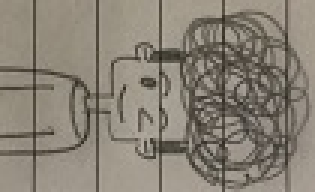
#> input picture boy.jpg, 105 x 64 px (shown 3 times larger)
$ python i2c_driver_eaedip128.py
#> lines starting #> are read from the running program, lines starting #| are printed output that depends on the picture
import smbus
from time import *
import time
from PIL import Image

# LCD Address
# sudo i2cdetect -y 1
I2C_ADDRESS = 0x6F

# LCD size
XPIXEL = 128
YPIXEL = 64
XMAX = XPIXEL - 1
YMAX = YPIXEL - 1

ESC = 0x1B
DC1 = 0x11
ACK = 0x06
NAK = 0x15

ON = 1
OFF = 0

NUL = 0x00
LF = 0x0A
CR = 0x0D

LEFT = 0
RIGHT = 1
CENTER = 2

# fonts
FONT4_6 = 1
FONT6_8 = 2
FONT7_12 = 3
GENEVA10 = 4
CHICAGO14 = 5
SWISS30B = 6
BIGZIF50 = 7
BIGZIF100 = 8

# terminal commands
LCD_TERMINAL_CMD = 'T'

LCD_SAVE_CURSOR_POSITION = 'S'
LCD_RESTORE_CURSOR_POSITION = 'R'

LCD_TERMINAL_ON  = 'E'
LCD_TERMINAL_OFF = 'A'

LCD_OUTPUT_VERSION = 'V'
LCD_OUTPUT_PROJECT_NAME = 'J'
LCD_OUTPUT_INFORMATION = 'I'

# display commands
LCD_DISPLAY_CMD = 'D'

LCD_SET_DISPLAY_ORIENTATION = 'O'
LCD_SET_DISPLAY_CONTRAST = 'K'
LCD_DELETE_DISPLAY = 'L'
LCD_INVERT_DISPLAY = 'I'
LCD_FILL_DISPLAY = 'S'
LCD_SWITCH_DISPLAY_OFF = 'A'
LCD_SWITCH_DISPLAY_ON = 'E'
LCD_SHOW_CLIPBOARD = 'C'
LCD_SHOW_NORMAL_DISPLAY_CONTENT = 'N'

#TEXT COMMANDS
LCD_TEXT_CMD = 'Z'

LCD_SET_FONT = 'F'
LCD_SET_ZOOM_FACTOR = 'Z'
LCD_ADDITIONAL_LINE_SPACING = 'Y'
LCD_SPACEWIDTH = 'J'
LCD_TEXT_ANGLE = 'W'
LCD_TEXT_LINK_MODE = 'V'
LCD_TEXT_FLASHING_ATTRIBUTE = 'B'

#LCD BACKLIGHT
LCD_BACKLIGHT_CMD = 'Y'

LCD_ILLUMINATION_BRIGHTNESS = 'H'
LCD_ILLUMINATION_ONOFF = 'L'

#DRAW LINES and POINTS
LCD_DRAW_CMD = 'G'

LCD_POINT_SIZE = 'Z'
LCD_DRAW_POINT = 'P'
LCD_DRAW_STRAIGHT_LINE = 'D'
LCD_CONTINUE_STRAIGHT_LINE = 'W'
LCD_DRAW_RECTANGLE = 'R'

#DRAW RECTANGULAR AREA
LCD_DRAW_RECTANGULAR_CMD = 'R'

LCD_DELETE_AREA = 'L'
LCD_INVERT_AREA = 'I'
LCD_FILL_AREA = 'S'

LCD_AREA_WITH_FILL_PATTERN = 'M'
LCD_DRAW_BOX = 'O'
LCD_DRAW_FRAME = 'R'
LCD_DRAW_FRAME_BOX = 'T'

#BARGRAPH
LCD_BARGRAPH_CMD = 'B'
LCD_BARGRAPH_R = 'R'
LCD_BARGRAPH_L = 'L'
LCD_BARGRAPH_O = 'O'
LCD_BARGRAPH_U = 'U'
LCD_DELETE_BARGRAPH = 'D'
LCD_UPDATE_BARGRAPH = 'A'
LCD_REDRAW_BARGRAPH = 'Z'
LCD_SEND_BARGRAPH_VALUE = 'S'

#BITMAT
LCD_BITMAP_CMD = 'U'

LCD_LOAD_INTERNAL_IMAGE = 'I'
LCD_LOAD_IMAGE = 'L'

BLH = [64, 64,
    0,  0,  0,  0,  0,  0,  0,  0,  0,  0,  0,  0,  0,  0,  0,  0,
    0,  0,  0,  0,  0,  0,  0,  0,  0,  0,  0,  0,  0,  0,  0,  0,
    0,  0,  0,  0,  0,  0,  0,  0,  0,  0,  0,  0,  0,  0,  0,  0,
    0,  0,  0,  0,  0,  0,  0,  0,  0,  0,  0,  0,  0,  0,  0,  0,
    0, 31,255,248,  0,  0,  0,  0,  0,224,  0,  7,  0,  0,  0,  0,
    0,  0,  0,  1,128,  0,  0,  0,  0,  0,  0,  0,128,  0, 32,  0,
    0,  0,  0,  0, 64,  0, 32,  0,  0,  0,  0,  0, 64,  0, 16,  0,
    0,  0,  0,  0, 32,  0, 16,  0,  0,  0,  0,  0, 32,  0, 16,  0,
    0,  0,  0,  0, 32,  0, 16,  0,  0,  0,  0,  0, 16,  0, 16,  0,
    0,  0,  0,  0, 16,  0, 16,  0,  0,  0,  0,  0, 16,  0, 16,  0,
    0,  0,  0,  0, 16,  0, 16,  0,  0,  1,254,  0, 16,  0, 16,  0,
    0,  2,  1,255,144,  0, 16,  0,  0,  2,  0,  0,112,  0,  8,  0,
    0,  2,  0,  0, 24,  0,  8,  0,  0,  2,  0,  0, 24,  0,  8,  0,
    0,  2,  0,  0, 20,  0,  8,  0,  0,  2,  0,  0, 34,  0,  8,  0,
    0,  2,  0,  0, 34,  0,  8,  0,  0,  2,  0,  0,194,  0,  8,  0,
    0,  1,  0,  1,  1,  0,  8,  0,  0,  1,  0, 15,  0,128,  8,  0,
    0,  1,128, 48,  0,128,  8,  0,  0,  0,255,192,  0,128,  8,  0,
    0,  0,  0,  0,  0,128,  8,  0,  0,  0,  0,  0,  0,128,  8,  0,
    0,  0,  0,  0,  0,128,  8,  0,  0,  0,  0,  0,  0,128,  8,  0,
    0,  0,  0,  0,  0,128,  8,  0,  0,  0,  0,  0,  0,128,  8,  0,
    0,  0, 15,255,255,128,  8,  0,  0,  0, 16,  0,  1,192,  8,  0,
    0,  0, 16,  0,  1, 64,  8,  0,  0,  0, 16,  0,  2, 64,  8,  0,
    0,  0, 16,  0,  2, 96,  8,  0,  0,  0, 24,  0,  4, 32,  8,  0,
    0,  0, 12,  0, 56, 32,  8,  0,  0,  0,  3,255,224, 32,  8,  0,
    0,  0,  0,  0,  0, 32,  8,  0,  0,  0, 12,  0,  0, 96,  8,  0,
    0,  0, 12,  0,  0,128,  8,  0,  0,  0,  3,192,  7,  0,  8,  0,
    0,  0,  0, 63,248,  0,  8,  0,  0,  0,  0,  0,  0,  0,  8,  0,
    0,  0,  0,  0,  0,  0,  8,  0,  0,  0,  0,  0,  0,  0,  0,  0,
    0,  0,  0,  0,  0,  0,  0,  0,  0,  0,  0,  0,  0,  0,  0,  0,
    0,  0,  0,  0,  0,  0,  0,  0,  0,  0,  0,  0,  0,  0,  0,  0,
    0,  0,  0,  0,  0,  0,  0,  0,  0,  0,  0,  0,  0,  0,  0,  0,
    0,  0,  0,  0,  0,  0,  0,  0,  0,  0,  0,  0,  0,  0,  0,  0
]

test = [
   12, 12,
    0,  0, 56,  0, 40,  0, 40,  0, 46,  0, 34,  0, 34,  0, 34,  0,
   35,224, 48, 32, 63,224,  0,  0
]

class lcd(object):
    #initializes objects and lcd
    def __init__(self, brightness, port=1):
        self.addr = I2C_ADDRESS
        self.bus = smbus.SMBus(port)

        self.lcd_backlight_onoff(OFF)
        self.lcd_set_brightness(brightness)
        self.lcd_set_contrast(20)
        self.lcd_set_orientation(0)
        self.lcd_backlight_onoff(ON)

        sleep(0.2)

    def send_data(self, dat, len):
        self.bus.write_byte(self.addr, DC1)
        bcc = DC1

        self.bus.write_byte(self.addr, len)
        bcc = bcc + len

        for i in range(0, len):
            self.bus.write_byte(self.addr, dat[i])
            bcc = bcc + dat[i]

        self.bus.write_byte(self.addr, bcc)

    def lcd_write_cmd(self, cmd1, cmd2, *codes):
#> called with cmd1 = 'Y', cmd2 = 'L'
        n = 0

        dat = [ESC, ord(cmd1), ord(cmd2)]
        for code in codes:
            dat.append(code)

        while True:
            n = n + 1
            if n == 10:
                print("lcd write cmd failed after try 10 times")
                break

            self.send_data(dat, len(dat))

            val = self.bus.read_byte(self.addr)
            if val == ACK:
                break
            elif val == NAK:
                print("NAK")
                continue

    # [52 lines left out: functions lcd_set_font, lcd_set_point_size, lcd_display_string, not called in this run]

    # clear lcd
    # If the graphics screen is deleted with ‘ESC DL’,
    # for example, that does not affect the contents of the terminal window
    def lcd_clear(self):
        self.lcd_write_cmd(LCD_DISPLAY_CMD, LCD_DELETE_DISPLAY)

    def lcd_draw_point(self, x, y):
        self.lcd_write_cmd(LCD_DRAW_CMD, LCD_DRAW_POINT, x, y)

    def lcd_draw_line(self, x1, y1, x2, y2):
        self.lcd_write_cmd(LCD_DRAW_CMD, LCD_DRAW_STRAIGHT_LINE, x1, y1, x2, y2)

    def lcd_draw_rectangle(self, x1, y1, x2, y2):
        self.lcd_write_cmd(LCD_DRAW_CMD, LCD_DRAW_RECTANGLE, x1, y1, x2, y2)

    def lcd_delete_area(self, x1, y1, x2, y2):
        self.lcd_write_cmd(LCD_DRAW_RECTANGLE, LCD_DELETE_AREA, x1, y1, x2, y2)

    def lcd_invert_area(self, x1, y1, x2, y2):
        self.lcd_write_cmd(LCD_DRAW_RECTANGLE, LCD_INVERT_AREA, x1, y1, x2, y2)

    def lcd_fill_area(self, x1, y1, x2, y2):
        self.lcd_write_cmd(LCD_DRAW_RECTANGLE, LCD_FILL_AREA, x1, y1, x2, y2)

    # [34 lines left out: functions lcd_fill_area_pattern, lcd_draw_box, lcd_draw_frame, lcd_draw_frame_box, lcd_draw_bargraph_r, not called in this run]

    def lcd_update_bargraph(self, old_val, new_val):
        self.lcd_write_cmd(LCD_BARGRAPH_CMD, LCD_UPDATE_BARGRAPH, old_val, new_val)

    def lcd_set_orientation(self, orientation):
        if orientation == 0:
            ori = 0
        elif orientation == 90:
            ori = 1
        elif orientation == 180:
            ori = 2
        elif orientation == 270:
            ori = 3
        else:
            print("wrong value of orientation[0, 90, 180, 270]")
            return

        self.lcd_write_cmd(LCD_DISPLAY_CMD, LCD_SET_DISPLAY_ORIENTATION, ori)

    def lcd_set_contrast(self, contrast):
        if (contrast >= 0) and (contrast <= 40):
            self.lcd_write_cmd(LCD_DISPLAY_CMD, LCD_SET_DISPLAY_CONTRAST, contrast)
        else:
            print("wrong value of contrast[0 - 40]")
            return

    def lcd_set_brightness(self, brightness):
        if (brightness >= 0) and (brightness <= 100):
            self.lcd_write_cmd(LCD_BACKLIGHT_CMD, LCD_ILLUMINATION_BRIGHTNESS, brightness)
        else:
            print("wrong value of brightness[0 - 100]")
            return

    def lcd_backlight_onoff(self, onoff):
        self.lcd_write_cmd(LCD_BACKLIGHT_CMD, LCD_ILLUMINATION_ONOFF, onoff)

    # [58 lines left out: functions lcd_load_interal_image, lcd_load_image, demo_screen, clock, not called in this run]

    def draw_picture(self, picture, threshold):
#> called with picture = 'boy.jpg', threshold = 110
        img = Image.open(picture)
#> img is the input picture: PIL image 105x64 RGB; mean R, G, B 136.9, 129.6, 117.5
        width = img.size[0]
#> width = 105
        height = img.size[1]
#> height = 64

        # 模式L”为灰色图像，它的每个像素用8个bit表示，0表示黑，255表示白，其他数字表示不同的灰度。
        Img = img.convert('L')

        # 自定义灰度界限，大于这个值为黑色，小于这个值为白色
        t = threshold

        table = []
        for i in range(256):
            if i < t:
                table.append(0)
            else:
                table.append(1)

        # 图片二值化
        photo = Img.point(table, '1')
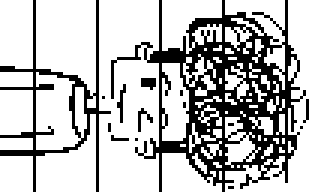
#> photo: PIL image 105x64 1 (shown 3 times larger); 73.9% white; black in thin lines or dots
        for col in range(width):
            for row in range(height):
                if photo.getpixel((col, row)) == 0:
                    self.lcd_draw_point(col, row)

if __name__ == '__main__':
    print("this is RPI I2C driver for EAeDIP128-6")

    l = lcd(2, 1)#设置背光开关，port=1

    # l.demo_screen()
    # l.clock()

    l.lcd_clear()
    # l.lcd_load_image(0, 0, test)
    l.draw_picture('boy.jpg', 110)
